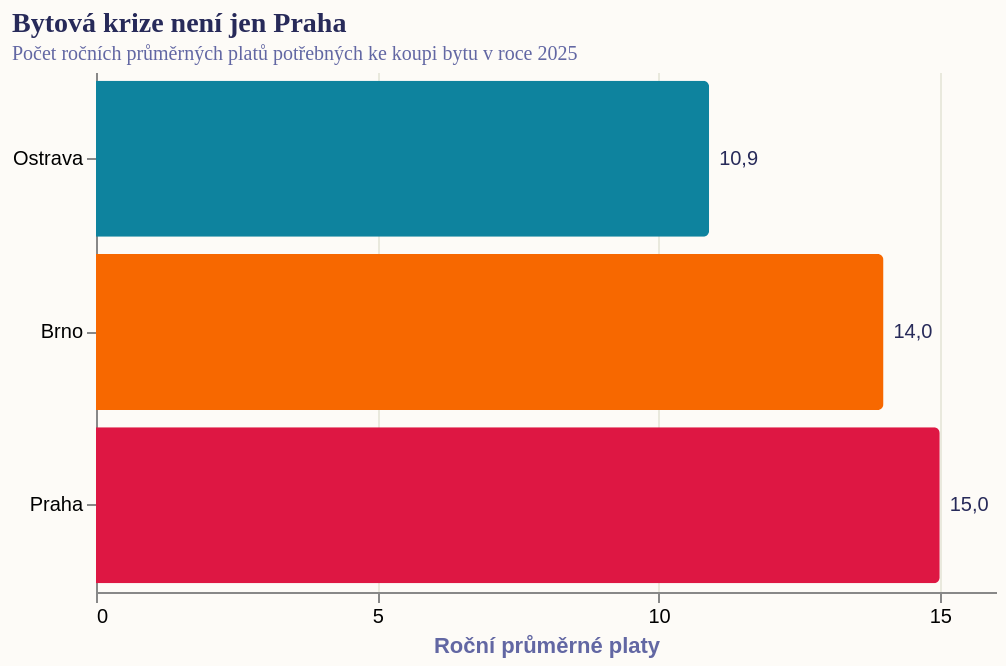

Source (Vega-Lite JSON):
### Vega-Lite specification from a JSON file in a GitHub repository (floating-point values rounded to 4 significant figures)
{"_source": "Zdroj: Data Brno, Bytový trh v Brně k roku 2025 / Deloitte Property Index 2025", "$schema": "https://vega.github.io/schema/vega-lite/v5.json", "description": "Srovnání dostupnosti bytů v Praze, Brně a Ostravě podle počtu ročních průměrných platů", "title": {"text": "Bytová krize není jen Praha", "subtitle": "Počet ročních průměrných platů potřebných ke koupi bytu v roce 2025"}, "width": 450, "height": 260, "autosize": {"type": "pad", "resize": true}, "background": "#fdfbf7", "data": {"values": [{"city": "Ostrava", "value": 10.9, "label": "10,9", "group": "Srovnání"}, {"city": "Brno", "value": 14.0, "label": "14,0", "group": "Metropolitní tlak"}, {"city": "Praha", "value": 15.0, "label": "15,0", "group": "Praha"}]}, "layer": [{"mark": {"type": "bar", "tooltip": true, "cornerRadiusEnd": 3}, "encoding": {"y": {"field": "city", "type": "nominal", "title": null, "sort": ["Ostrava", "Brno", "Praha"]}, "x": {"field": "value", "type": "quantitative", "title": "Roční průměrné platy", "scale": {"domain": [0, 16]}, "axis": {"tickCount": 5}}, "color": {"field": "group", "type": "nominal", "scale": {"domain": ["Praha", "Metropolitní tlak", "Srovnání"], "range": ["#de1743", "#f76800", "#0e839e"]}, "legend": null}}}, {"mark": {"type": "text", "align": "left", "baseline": "middle", "dx": 5, "fontSize": 10, "color": "#272a59"}, "encoding": {"y": {"field": "city", "type": "nominal", "sort": ["Ostrava", "Brno", "Praha"]}, "x": {"field": "value", "type": "quantitative"}, "text": {"field": "label", "type": "nominal"}}}], "config": {"view": {"stroke": "transparent"}, "title": {"font": "Roboto Slab", "fontWeight": "bold", "fontSize": 14, "anchor": "start", "color": "#272a59", "subtitleFont": "Work Sans", "subtitleFontSize": 10, "subtitleColor": "#6267a3"}, "axis": {"titleColor": "#6267a3", "gridColor": "#e9e9dd"}}}
